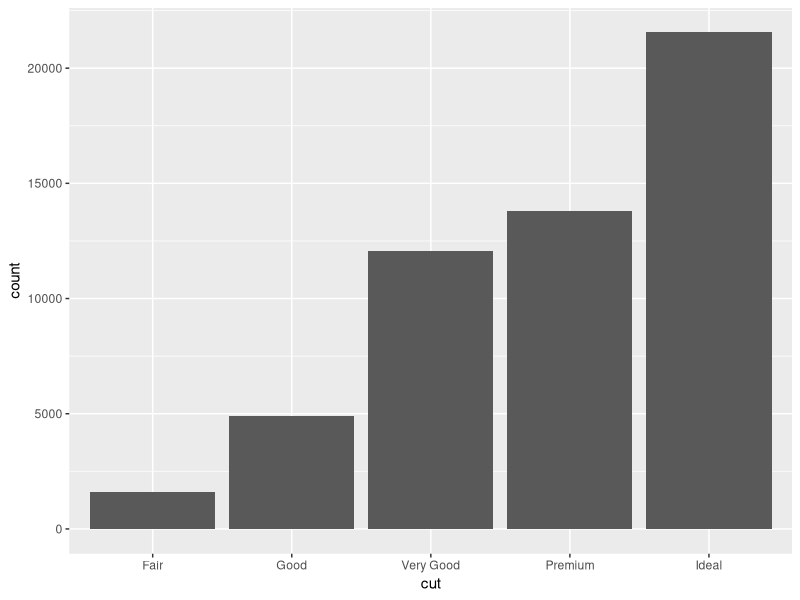
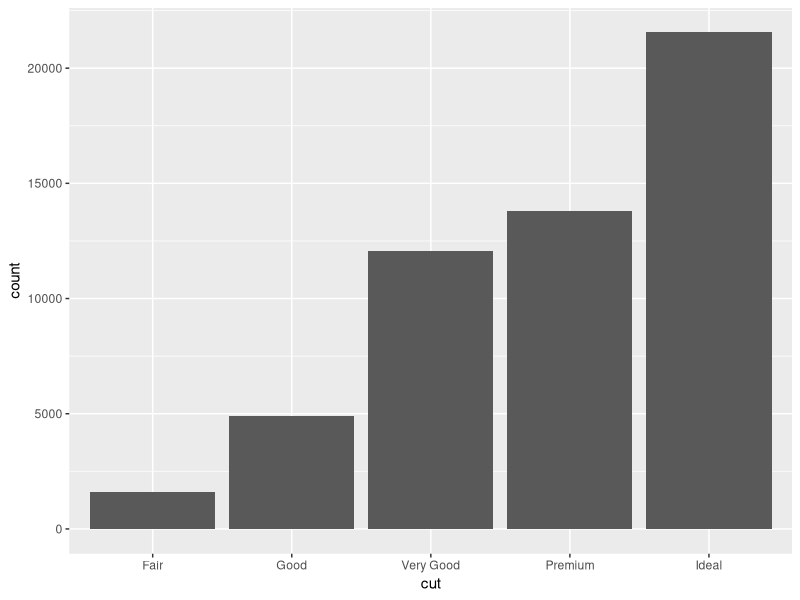
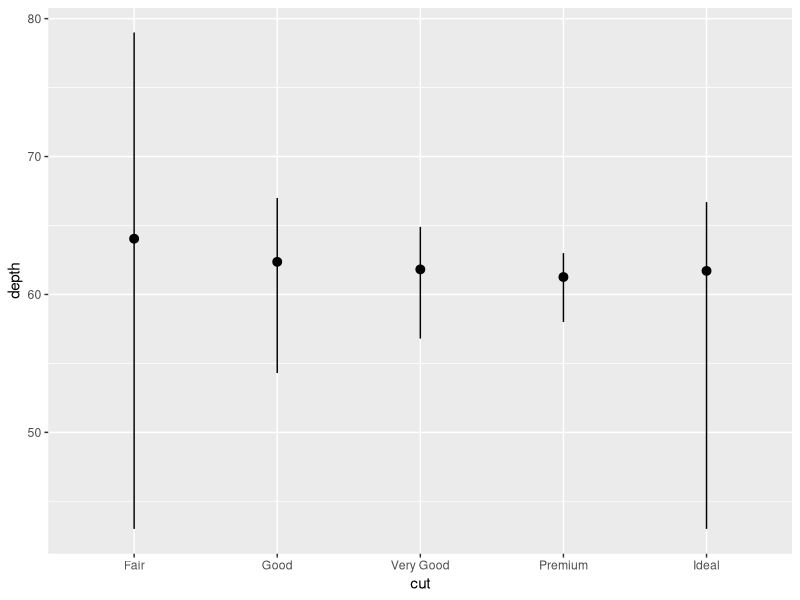
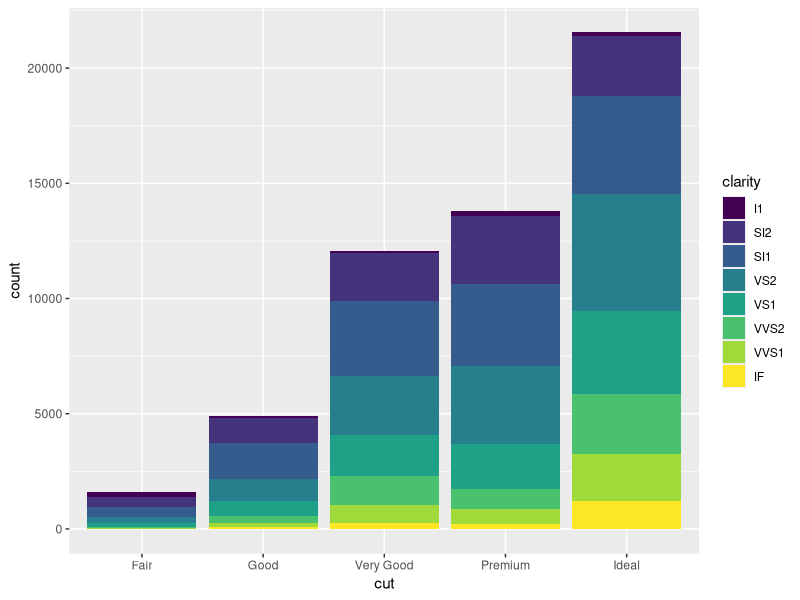
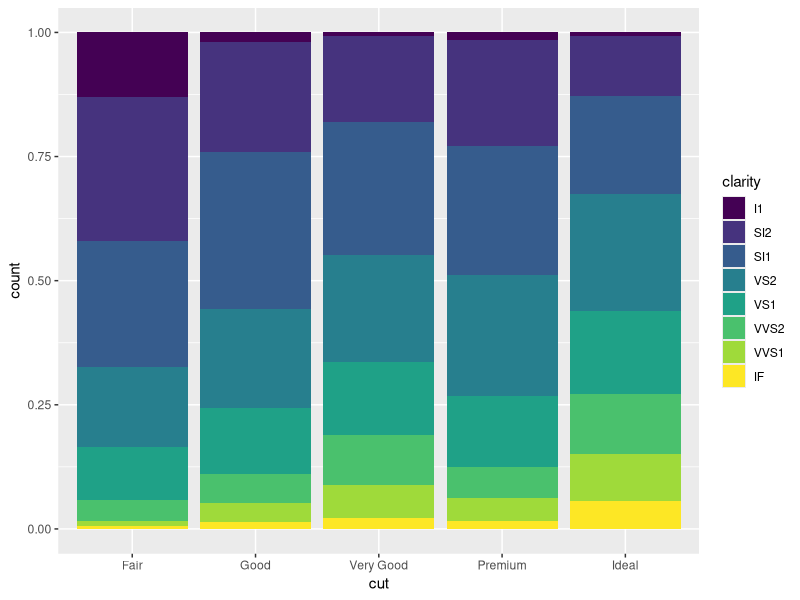
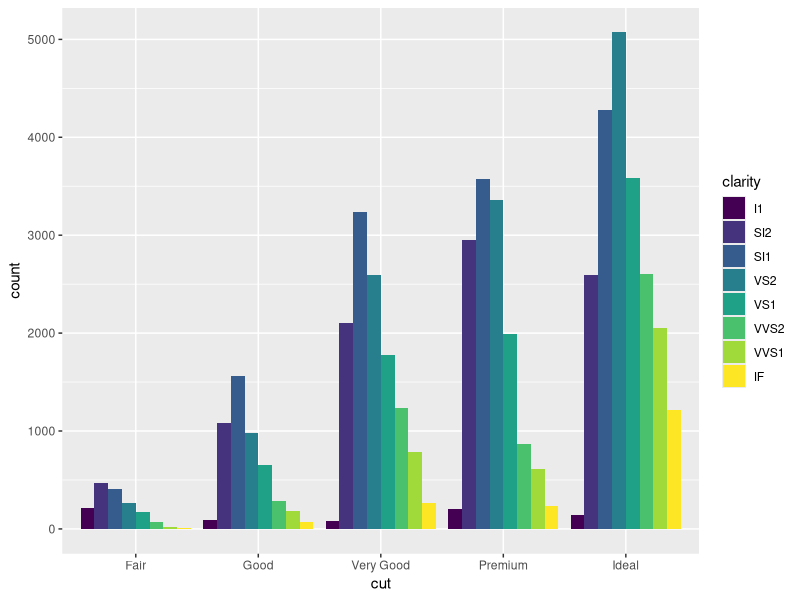
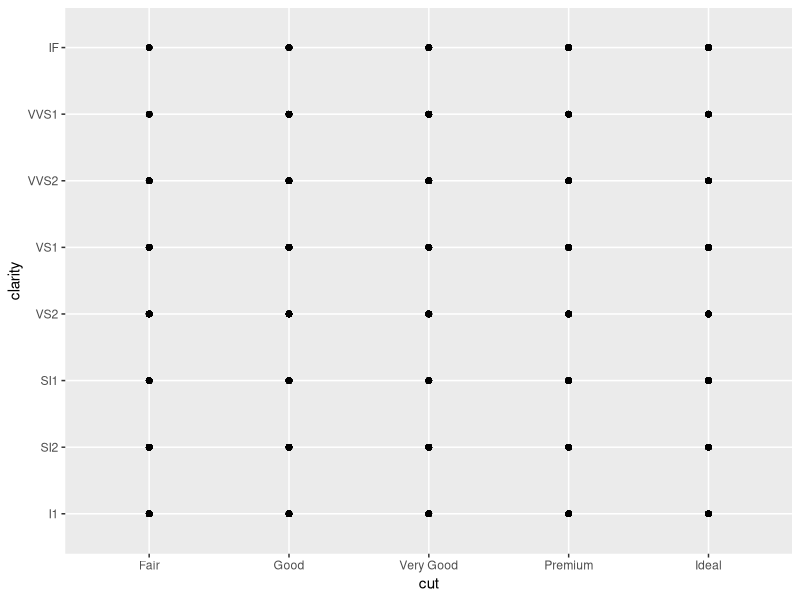
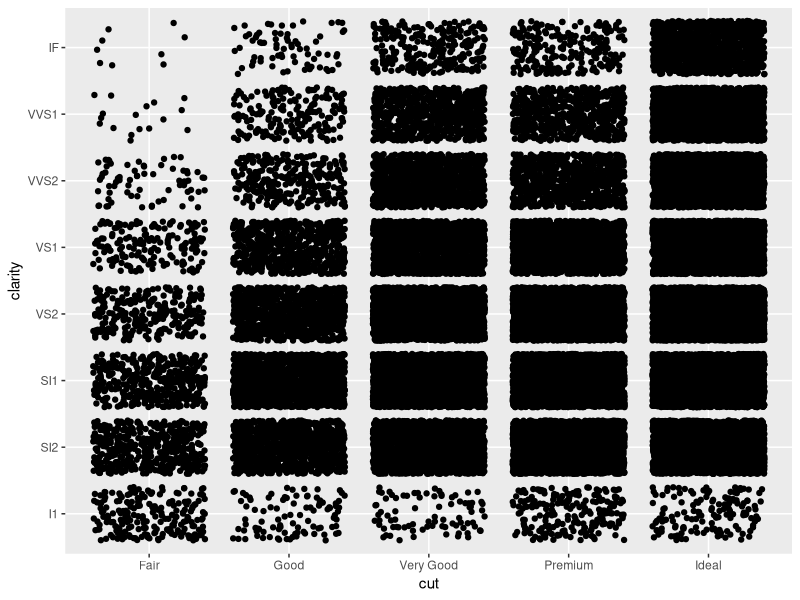

The R source for these figures, in order:
# Exercise 2: More ggplot2 Grammar

# Install and load `ggplot2`
# install.packages("ggplot2") # if needed
library("ggplot2")

# For this exercise you will again be working with the `diamonds` data set.
# Use `?diamonds` to review details about this data set
?diamonds


## Statistical Transformations

# Draw a bar chart of the diamonds data, organized by cut
# The height of each bar is based on the "count" (number) of diamonds with that cut
ggplot(data = diamonds) + 
  geom_bar(mapping = aes(x=cut))

# Use the `stat_count` to apply the statistical transformation "count" to the diamonds
# by cut. You do not need a separate geometry layer!
ggplot(data = diamonds) + 
  stat_count(mapping = aes(x=cut))

# Use the `stat_summary` function to draw a chart with a summary layer.
# Map the x-position to diamond `cut`, and the y-position to diamond `depth`
# Bonus: use `min` as the function ymin, `max` as the function ymax, and `median` as the function y

ggplot(data = diamonds) + 
  stat_summary(mapping = aes(x=cut, y=depth), fun.ymin = min, fun.ymax = max, fun.y = mean)

## Position Adjustments

# Draw a bar chart of diamond data organized by cut, with each bar filled by clarity.
# You should see a _stacked_ bar chart.
ggplot(data = diamonds) + 
  geom_bar(mapping = aes(x=cut, fill=clarity))

# Draw the same chart again, but with each element positioned to "fill" the y axis
ggplot(data = diamonds) + 
  geom_bar(mapping = aes(x=cut, fill=clarity), position="fill")

# Draw the same chart again, but with each element positioned to "dodge" each other
ggplot(data = diamonds) + 
  geom_bar(mapping = aes(x=cut, fill=clarity), position="dodge")

# Draw a plot with point geometry with the x-position mapped to `cut` and the y-position mapped to `clarity`
# This creates a "grid" grouping the points
ggplot(data = diamonds) + 
  geom_point(mapping = aes(x=cut, y=clarity))

# Use the "jitter" position adjustment to keep the points from all overlapping!
# (This works a little better with a sample of diamond data, such as from the previous exercise).

ggplot(data = diamonds) + 
  geom_point(mapping = aes(x=cut, y=clarity), position = "jitter")

## Scales

# Draw a "boxplot" (with `geom_boxplot()`) for the diamond's price (y) by color (x)
ggplot(data = diamonds) + 
  geom_boxplot(mapping = aes(x=color, y=price))

# This has a lot of outliers, making it harder to read. To fix this, draw the same plot but
# with a _logarithmic_ scale for the y axis.
ggplot(data = diamonds) + 
  geom_boxplot(mapping = aes(x=color, y=price)) +
  scale_y_log10()

# For another version, draw the same plot but with `violin` geometry instead of `boxplot` geometry!
# How does the logarithmic scale change the data presentation?
ggplot(data = diamonds) + 
  geom_violin(mapping = aes(x=color, y=price)) +
  scale_y_log10()

# Another interesting plot: draw a plot of the diamonds price (y) by carat (x), using a heatmap of 2d bins
# (geom_bin2d)
# What happens when you make the x and y channels scale logarithmically? linear
ggplot(data = diamonds) +
  geom_bin2d(mapping = aes(x=carat, y=price)) +
  scale_y_log10() +
  scale_x_log10()
# Draw a scatter plot for the diamonds  price (y) by carat (x). Color each point by the clarity
# (Remember, this will take a while. Use a sample of the diamonds for faster results)
ggplot(data = diamonds) +
  geom_point(mapping = aes(x = carat, y = price, color = clarity))

# Change the color of the previous plot using a ColorBrewer scale of your choice. What looks nice?
ggplot(data = diamonds) +
  geom_point(mapping = aes(x = carat, y = price, color = clarity)) +
  scale_color_brewer(palette = "Spectral")

## Coordinate Systems

# Draw a bar chart with x-position and fill color BOTH mapped to cut
# For best results, SET the `width` of the geometry to be 1 (fill plot, no space between)
# You can save this to a variable for easier modifications


# Draw the same chart, but with the coordinate system flipped


# Draw the same chart, but in a polar coordinate system. Now you have a Coxcomb chart!



## Facets

# Take the scatter plot of price by carat data (colored by clarity) and add _facets_ based on
# the diamond's `color`



## Saving Plots

# Use the `ggsave()` function to save one of your plots (the most recent one generated) to disk.
# Name the output file "my-plot.png".
# Make sure you've set the working directory!!
